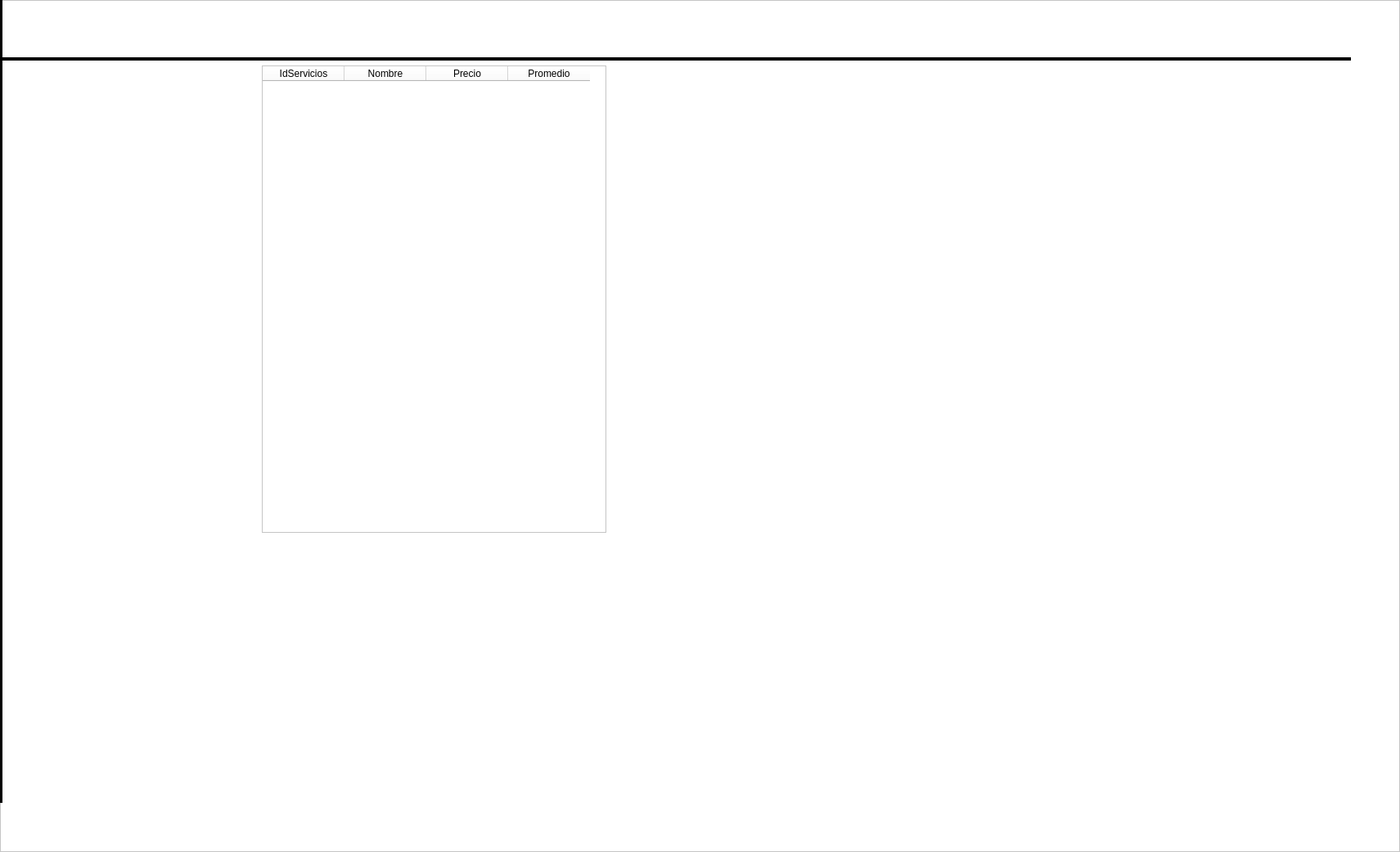
   <widget class="QFrame" name="frame_2">
    <property name="geometry">
     <rect>
      <x>401</x>
      <y>50</y>
      <width>1711</width>
      <height>1041</height>
     </rect>
    </property>
    <property name="styleSheet">
     <string notr="true">background-color: rgb(255, 255, 255);</string>
    </property>
    <property name="frameShape">
     <enum>QFrame::StyledPanel</enum>
    </property>
    <property name="frameShadow">
     <enum>QFrame::Raised</enum>
    </property>
    <widget class="QFrame" name="frame_3">
     <property name="geometry">
      <rect>
       <x>0</x>
       <y>-120</y>
       <width>3</width>
       <height>1101</height>
      </rect>
     </property>
     <property name="styleSheet">
      <string notr="true">background-color: rgb(0, 0, 0);</string>
     </property>
     <property name="frameShape">
      <enum>QFrame::StyledPanel</enum>
     </property>
     <property name="frameShadow">
      <enum>QFrame::Raised</enum>
     </property>
    </widget>
    <widget class="QFrame" name="frame_4">
     <property name="geometry">
      <rect>
       <x>0</x>
       <y>70</y>
       <width>1651</width>
       <height>4</height>
      </rect>
     </property>
     <property name="styleSheet">
      <string notr="true">background-color: rgb(0, 0, 0);</string>
     </property>
     <property name="frameShape">
      <enum>QFrame::StyledPanel</enum>
     </property>
     <property name="frameShadow">
      <enum>QFrame::Raised</enum>
     </property>
    </widget>
    <widget class="QTableWidget" name="TabServicios">
     <property name="geometry">
      <rect>
       <x>320</x>
       <y>80</y>
       <width>421</width>
       <height>571</height>
      </rect>
     </property>
     <column>
      <property name="text">
       <string>IdServicios</string>
      </property>
     </column>
     <column>
      <property name="text">
       <string>Nombre</string>
      </property>
     </column>
     <column>
      <property name="text">
       <string>Precio</string>
      </property>
     </column>
     <column>
      <property name="text">
       <string>Promedio</string>
      </property>
     </column>
    </widget>
   </widget>
